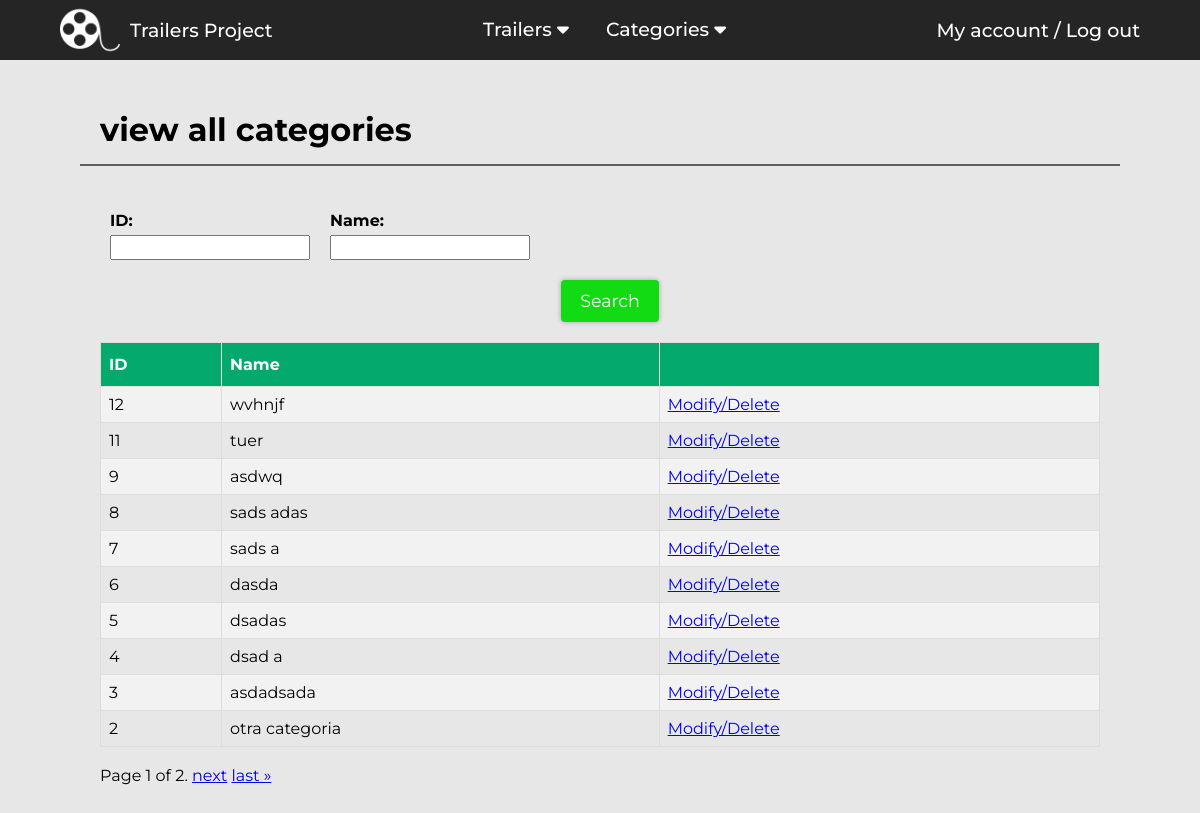
Page /trailers/view-categories/ (signed in) on the committed database.
### Trailers/models.py (models this page shows, shortened)
class Category(models.Model):
    name=models.TextField(max_length=50, unique=True)

### Trailers/views.py (the view)
# urls.py: path('view-categories/', login_required(views.viewCategories), name="viewCategories"),
def viewCategories(request):
    categories = Category.objects.all().order_by("-id")
    context = {}
    try:
        context["id"]=request.GET["id"]
        categories = categories.filter(id=context["id"])
    except:
        pass
    try:
        context["name"]=request.GET["name"]
        categories=categories.filter(name__icontains=context["name"])
        categories = categories.annotate(
            k1 = Case(
                When(name__icontains=context["name"], then=Value(1.0)),
                default=Value(0.0),
                output_field=FloatField(),
            ),
            k2 = Case(
                When(name=context["name"], then=Value(1.0)),
                default=Value(0.0),
                output_field=FloatField(),
            ),
            rank= F("k1")+ F("k2"),
        ).order_by("-rank")
    except Exception as e:
        pass
    paginator = Paginator(categories, 10)
    page = 1
    try:
        page = request.GET.get('page')
    except:
        pass
    categories = paginator.get_page(page)
    context["categories"]=categories
    return render(request, "trailers/view-categories.html",context)

### templates/trailers/view-categories.html (shortened to what this page needs)
{% extends "base.html" %}
{% block head %}
<link rel="stylesheet" href="/static/css/search.css">
<link rel="stylesheet" href="/static/css/table.css">
{% endblock head %}
{% block content %}
<h1>view all categories</h1>
<hr class="hr-separator">
<div class="view-content">
    <div class="search-container">
        <div class="all-params-container">
            <div class="param-container">
                    <h4>ID:</h4>
                    <input type="text" id="id-input" value="{{id}}">
            </div>
            <div class="param-container">
                    <h4>Name:</h4>
                    <input type="text" id="name-input" value="{{name}}">
            </div>
        </div>
        <div class="container-center">
            <button type="button" class="btn-save" id="searchBtn">Search</button>
        </div>
    </div>
    <div class="table-container">
        <table class="table">
            <tr>
                <th>ID</th>
                <th>Name</th>
                <th></th>
            </tr>
            {% for category in categories %}
                <tr>
                    <td>{{category.id}}</td>
                    <td>{{category.name}}</td>
                    <td><a href="{% url 'Trailers:modifyCategory' category.id %}">Modify/Delete</a></td>
                </tr>
            {% endfor %}
        </table>
    </div>
    <br>
    <span >
        <span class="current">
            Page {{ categories.number }} of {{ categories.paginator.num_pages }}.
        </span>
        {% if categories.has_next %}
            <a href="?page={{ categories.next_page_number }}">next</a>
            <a href="?page={{ categories.paginator.num_pages }}">last &raquo;</a>
        {% endif %}
    </span>
</div>
{% endblock content %}

### static/css/base.css (style rules this page uses)
:root { --gray: rgb(37, 37, 37); --black: #0e0e0e; --blue : rgb(16, 147, 255); --background: rgb(231, 231, 231); --transition: all 0.3s ease 0s; --green: rgb(19, 219, 19); }
* { box-sizing: border-box; margin: 0; padding: 0; font-family: "Montserrat", sans-serif; }
body { background-color: var(--background); }
.hr-separator { margin: 15px -20px 40px; border: 1px solid var(--gray); opacity: 0.7; }
.container-center { display: flex; justify-content: center; }
.btn-danger, .btn-save, .btn-yellow { display: inline-block; margin-left: 20px; line-height: 20px; color: white; text-align: center; vertical-align: middle; cursor: pointer; transition: var(--transition); padding: 11px 19px; font-size: 17.5px; -webkit-border-radius: 4px; -moz-border-radius: 4px; border-radius: 4px; border: 0; box-shadow: 0px 0px 4px 1px rgba(0,0,0,0.2); -webkit-box-shadow: 0px 0px 4px 1px rgba(0,0,0,0.2); -moz-box-shadow: 0px 0px 4px 1px rgba(0,0,0,0.2); }
.btn-save { background-color: var(--green); }

### static/css/navbar.css (style rules this page uses)
:root { --gray: rgb(37, 37, 37); --black: #0e0e0e; --blue : rgb(16, 147, 255); }

### static/css/search.css (style rules this page uses)
.search-container { margin-bottom: 20px; }
.all-params-container { display: flex; flex-wrap: wrap; justify-content: flex-start; margin-bottom: 10px; }
.all-params-container .param-container { margin: 10px; }
.all-params-container .param-container { margin-top: 5px; width: 200px; }
.param-container input, .param-container select { width: 100%; font-size: 16px; margin-top: 5px; height: 25px; }

### static/css/table.css (style rules this page uses)
table { font-family: Arial, Helvetica, sans-serif; border-collapse: collapse; width: 100%; }
table td, table th { border: 1px solid #ddd; padding: 8px; }
table tr:nth-child(even) { background-color: #f2f2f2; }
table th { padding-top: 12px; padding-bottom: 12px; text-align: left; background-color: #04AA6D; color: white; }

### rows in the picture
Category: id "12", name "wvhnjf"
Category: id "11", name "tuer"
Category: id "9", name "asdwq"
Category: id "8", name "sads adas"
Category: id "7", name "sads a"
Category: id "6", name "dasda"
Category: id "5", name "dsadas"
Category: id "4", name "dsad a"
Category: id "3", name "asdadsada"
Category: id "2", name "otra categoria"

### other values in the picture
{{ categories.number }} "1"
{{ categories.paginator.num_pages }} "2"
